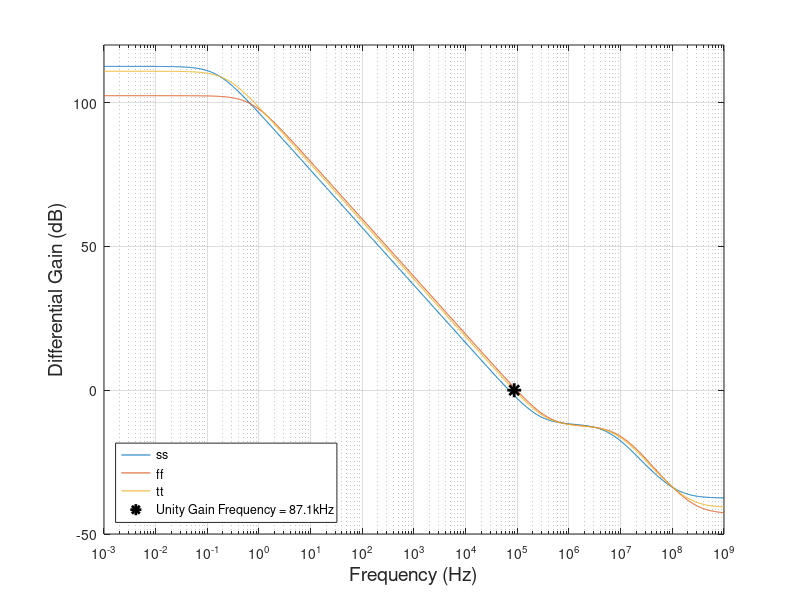
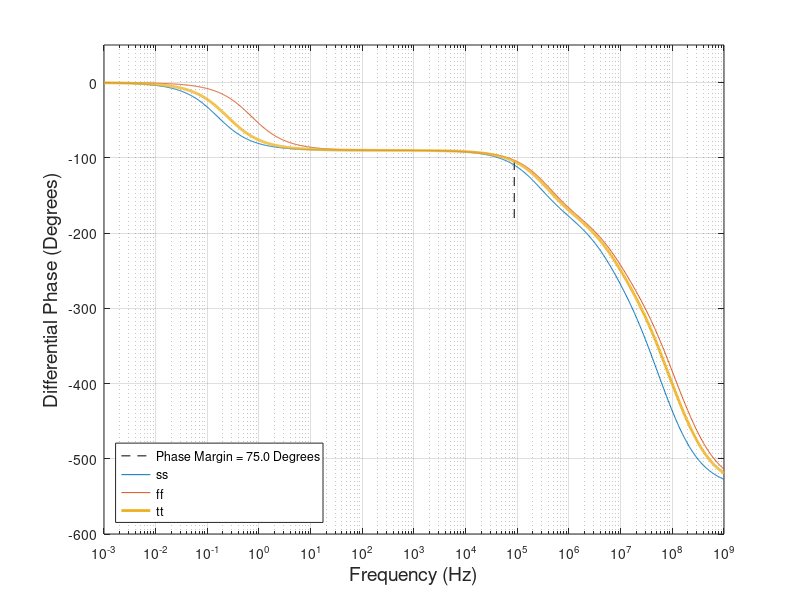
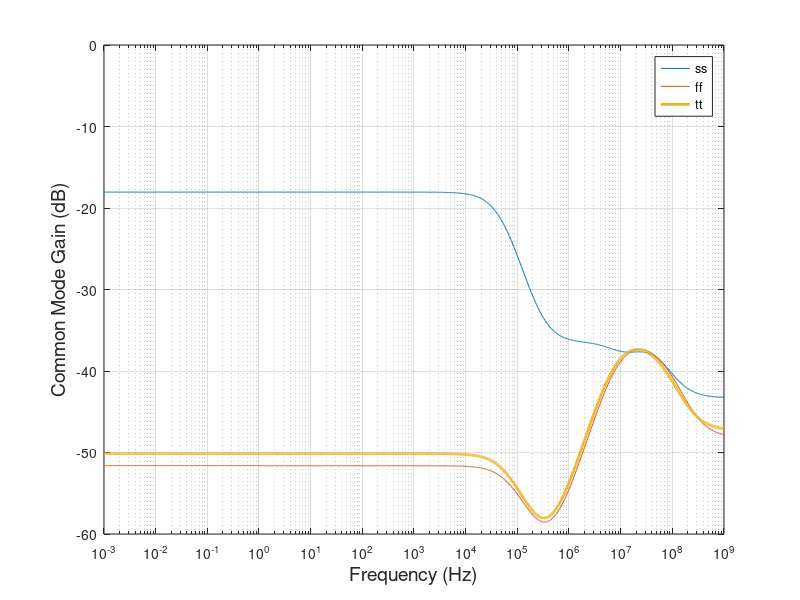
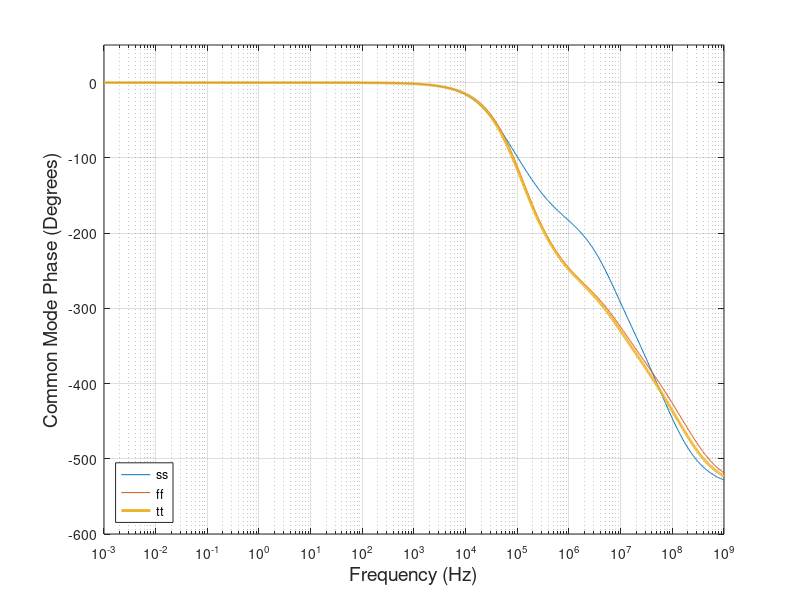

These charts were generated, in order, by the following MATLAB code:
%%% Joseph Meyer & Miles Sherman - E6312 Project: Plotting Script
%% Open Loop OTA Differential Mode Gain
clear all
close all

load open_dm_gain

f_unity = 0;
for i = 1:length(open_dm_gain_tt)
    if open_dm_gain_tt(i,2) < 0
        f_unity = open_dm_gain_tt(i-1,1);
        f_unity_index = i;
        break
    end
end

fig_open_dm_gain = figure();
semilogx(...
    open_dm_gain_ss(:,1),open_dm_gain_ss(:,2),...
    open_dm_gain_ff(:,1),open_dm_gain_ff(:,2),...
    open_dm_gain_tt(:,1),open_dm_gain_tt(:,2),...
    f_unity,0,'k*',...
    'LineWidth',2,'MarkerSize',10)
xlim([1e-3,1e9])
ylim([-50,120])
xlabel('Frequency (Hz)','fontsize',14)
ylabel('Differential Gain (dB)','fontsize',14)
grid
legend('ss','ff','tt','Unity Gain Frequency = 87.1kHz','Location','SouthWest')
saveas(fig_open_dm_gain,'open_dm_gain.eps','epsc')

% Open Loop OTA Differential Mode Phase
load open_dm_phase

phase_margin_x = [f_unity,f_unity+.00000001];
phase_margin_y = [-180,open_dm_phase_tt(f_unity_index,2)];
phase_margin = -phase_margin_y(1) + phase_margin_y(2);

fig_open_dm_phase = figure();
semilogx(...
    phase_margin_x,phase_margin_y,'--k',...
    open_dm_phase_ss(:,1),open_dm_phase_ss(:,2),...
    open_dm_phase_ff(:,1),open_dm_phase_ff(:,2),...
    open_dm_phase_tt(:,1),open_dm_phase_tt(:,2),...
    'LineWidth',2)
xlim([1e-3,1e9])
ylim([-600,50])
xlabel('Frequency (Hz)','fontsize',14)
ylabel('Differential Phase (Degrees)','fontsize',14)
grid
legend('Phase Margin = 75.0 Degrees','ss','ff','tt','Location','SouthWest')
saveas(fig_open_dm_phase,'open_dm_phase.eps','epsc')

%% Open Loop OTA Common Mode Gain
clear all
close all

load open_cm_gain

fig_open_cm_gain = figure();
semilogx(...
    open_cm_gain_ss(:,1),open_cm_gain_ss(:,2),...
    open_cm_gain_ff(:,1),open_cm_gain_ff(:,2),...
    open_cm_gain_tt(:,1),open_cm_gain_tt(:,2),...
    'LineWidth',2)
xlim([1e-3,1e9])
ylim([-60,0])
xlabel('Frequency (Hz)','fontsize',14)
ylabel('Common Mode Gain (dB)','fontsize',14)
grid
legend('ss','ff','tt','Location','NorthEast')
saveas(fig_open_cm_gain,'open_cm_gain.eps','epsc')

%% Open Loop OTA Common Mode Phase
clear all
close all

load open_cm_phase

fig_open_cm_phase = figure();
semilogx(...
    open_cm_phase_ss(:,1),open_cm_phase_ss(:,2),...
    open_cm_phase_ff(:,1),open_cm_phase_ff(:,2),...
    open_cm_phase_tt(:,1),open_cm_phase_tt(:,2),...
    'LineWidth',2)
xlim([1e-3,1e9])
ylim([-600,50])
xlabel('Frequency (Hz)','fontsize',14)
ylabel('Common Mode Phase (Degrees)','fontsize',14)
grid
legend('ss','ff','tt','Location','SouthWest')
saveas(fig_open_cm_phase,'open_cm_phase.eps','epsc')

%% Closed Loop Small Step
clear all
close all

load closed_small_step

fig_closed_small_step = figure();
plot(...
    closed_small_step_input(:,1),closed_small_step_input(:,2),'k',...
    closed_small_step_output_ss(:,1),closed_small_step_output_ss(:,2),...
    closed_small_step_output_ff(:,1),closed_small_step_output_ff(:,2),...
    closed_small_step_output_tt(:,1),closed_small_step_output_tt(:,2),...
    'LineWidth',2)
%xlim{[])
%ylim([])
grid
xlabel('Time (s)','fontsize',14)
ylabel('Voltage (V)','fontsize',14)
legend('Input','Output ss','Output ff','Output tt','Location','NorthWest')
saveas(fig_closed_small_step,'closed_small_step.eps','epsc')

%% Closed Loop Sine
clear all
close all

load closed_sine

fig_closed_sine = figure();
plot(...
    closed_sine_input(:,1),closed_sine_input(:,2),'k',...
    closed_sine_output_ss(:,1),closed_sine_output_ss(:,2),...
    closed_sine_output_ff(:,1),closed_sine_output_ff(:,2),...
    closed_sine_output_tt(:,1),closed_sine_output_tt(:,2),...
    'LineWidth',2)
grid
xlim([0,1e-3])
ylim([-1.75,1.75])
xlabel('Time (s)','fontsize',14)
ylabel('Voltage (V)','fontsize',14)
legend('Input','Output ss','Output ff','Output tt','Location','SouthWest')
saveas(fig_closed_sine,'closed_sine.eps','epsc')

%% Closed Loop saw
clear all
close all

load closed_saw

fig_closed_saw = figure();
plot(...
    closed_saw_input(:,1),closed_saw_input(:,2),'k',...
    closed_saw_output_ss(:,1),closed_saw_output_ss(:,2),...
    closed_saw_output_ff(:,1),closed_saw_output_ff(:,2),...
    closed_saw_output_tt(:,1),closed_saw_output_tt(:,2),...
    'LineWidth',2)
grid
xlim([0,10e-3])
ylim([-1.75,1.75])
xlabel('Time (s)','fontsize',14)
ylabel('Voltage (V)','fontsize',14)
legend('Input','Output ss','Output ff','Output tt','Location','NorthWest')
saveas(fig_closed_saw,'closed_saw.eps','epsc')

%% Closed Loop large_step
clear all
close all

load closed_large_step

fig_closed_large_step = figure();
plot(...
    closed_large_step_input(:,1),closed_large_step_input(:,2),'k',...
    closed_large_step_output_ss(:,1),closed_large_step_output_ss(:,2),...
    closed_large_step_output_ff(:,1),closed_large_step_output_ff(:,2),...
    closed_large_step_output_tt(:,1),closed_large_step_output_tt(:,2),...
    'LineWidth',2)
grid
xlim([0,3e-3])
ylim([-1.75,1.75])
xlabel('Time (s)','fontsize',14)
ylabel('Voltage (V)','fontsize',14)
legend('Input','Output ss','Output ff','Output tt','Location','NorthWest')
saveas(fig_closed_large_step,'closed_large_step.eps','epsc') 